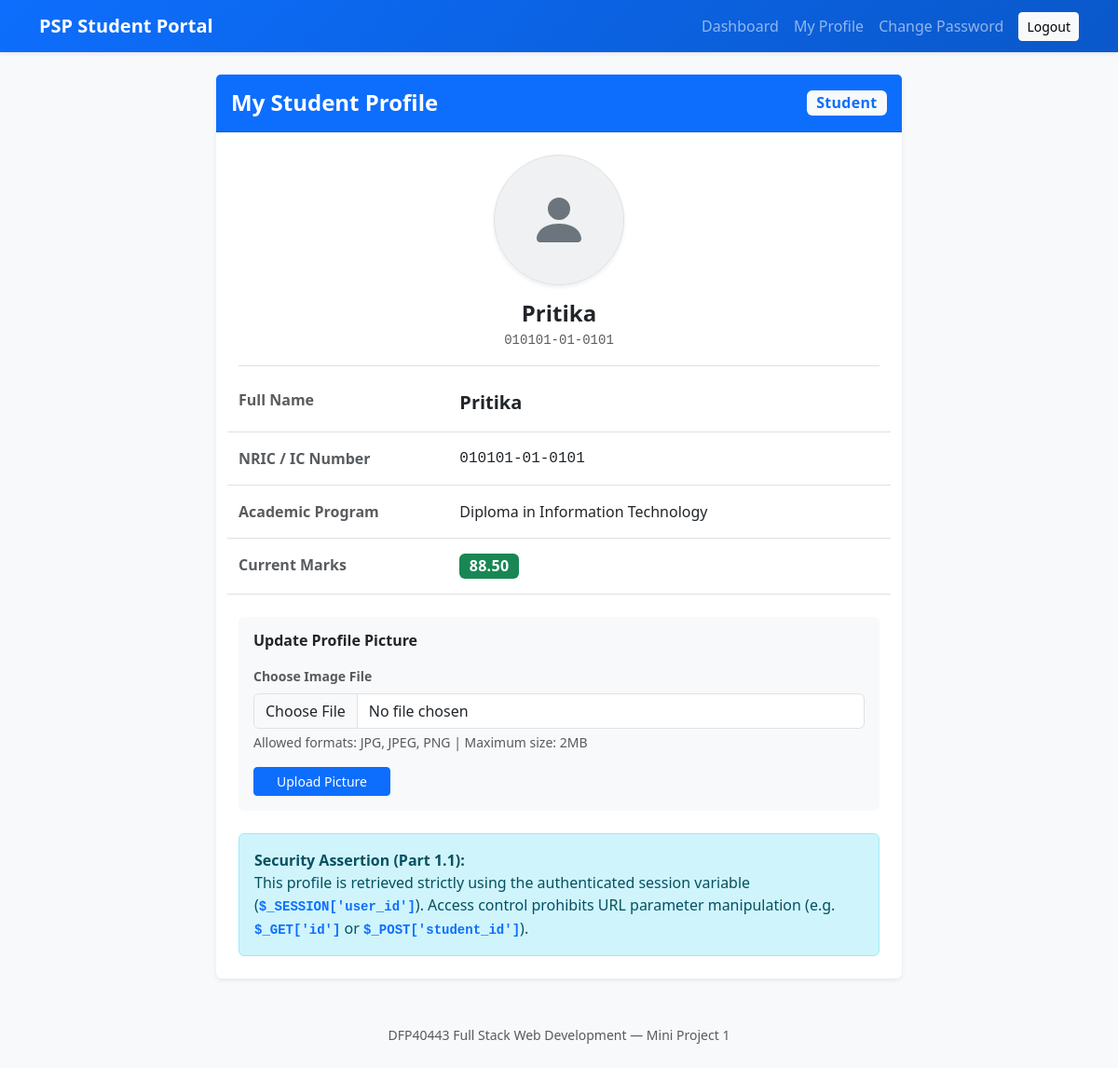
Page /public/index.php?action=profile (signed in) on the committed database.
### tables this page shows
CREATE TABLE users (
    id INT UNSIGNED AUTO_INCREMENT PRIMARY KEY,
    student_id INT UNSIGNED NULL UNIQUE,
    username VARCHAR(50) NOT NULL UNIQUE,
    password_hash VARCHAR(255) NOT NULL,
    role ENUM('student','admin') NOT NULL DEFAULT 'student',
    created_at TIMESTAMP DEFAULT CURRENT_TIMESTAMP,
    CONSTRAINT fk_users_student FOREIGN KEY (student_id) REFERENCES students(id)
        ON UPDATE CASCADE ON DELETE SET NULL
);

CREATE TABLE students (
    id INT UNSIGNED AUTO_INCREMENT PRIMARY KEY,
    name VARCHAR(100) NOT NULL,
    nric VARCHAR(20) NOT NULL UNIQUE,
    program VARCHAR(150) NOT NULL,
    marks DECIMAL(5,2) NOT NULL DEFAULT 0.00,
    profile_picture VARCHAR(255) NULL,
    created_at TIMESTAMP DEFAULT CURRENT_TIMESTAMP,
    updated_at TIMESTAMP DEFAULT CURRENT_TIMESTAMP ON UPDATE CURRENT_TIMESTAMP,
    CONSTRAINT chk_marks CHECK (marks >= 0.00 AND marks <= 100.00)
);

### controllers/ProfileController.php (called while the page is built, shortened)
<?php
require_once __DIR__ . '/../models/AuthModel.php';
class ProfileController {
    public function index(): void {
        require_once __DIR__ . '/../config/auth.php';
        $model = new AuthModel($this->pdo);
        $user = $model->findUserById(currentUserId());
        $profile = [
            'user_id' => $user['user_id'],
            'username' => $user['username'],
            'role' => ucfirst($user['role']),
            'name' => $user['name'] ?? 'System Administrator',
            'nric' => $user['nric'] ?? $user['username'],
            'program' => $user['program'] ?? 'Administrator Access (All Programs)',
            'marks' => $user['marks'] !== null ? (string)$user['marks'] : 'N/A',
            'profile_picture' => $user['profile_picture'] ?? null
        ];
        require __DIR__ . '/../views/profile/index.php';
    }
}

### config/auth.php (called while the page is built, shortened)
<?php
function currentUserId(): int {
    return (int)($_SESSION['user_id'] ?? 0);
}
function e(string $value): string {
    return htmlspecialchars($value, ENT_QUOTES, 'UTF-8');
}

### models/AuthModel.php (called while the page is built, shortened)
<?php
class AuthModel {
    public function findUserById(int $id): ?array {
        $sql = "SELECT u.id AS user_id, u.student_id, u.username, u.password_hash, u.role,
                       s.name, s.nric, s.program, s.marks, s.profile_picture
                FROM users u
                LEFT JOIN students s ON s.id = u.student_id
                WHERE u.id = :id LIMIT 1";
        $stmt = $this->pdo->prepare($sql);
        $stmt->execute(['id' => $id]);
        return $stmt->fetch() ?: null;
    }
}

### views/profile/index.php (the view, shortened to what this page needs)
<?php $pageTitle='My Profile'; require __DIR__ . '/../layouts/header.php'; ?>
<div class="row justify-content-center">
    <div class="col-lg-8">
        <div class="card border-0 shadow-sm">
            <div class="card-header bg-primary text-white py-3 d-flex justify-content-between align-items-center">
                <h3 class="mb-0 fw-bold fs-4">My Student Profile</h3>
                <span class="badge bg-light text-primary fw-bold fs-6"><?= e($profile['role']) ?></span>
            </div>
            <div class="card-body p-4">
                <div class="text-center mb-4 pb-3 border-bottom">
                    <?php if (!empty($profile['profile_picture']) && is_file(__DIR__ . '/../../public/uploads/profile/' . $profile['profile_picture'])): ?>
                        <img src="<?= BASE_URL ?>/uploads/profile/<?= e($profile['profile_picture']) ?>" alt="Profile Picture" class="rounded-circle shadow-sm border" style="width: 140px; height: 140px; object-fit: cover;">
                    <?php else: ?>
                        <div class="d-inline-flex justify-content-center align-items-center bg-secondary bg-opacity-10 text-secondary rounded-circle shadow-sm border mb-2" style="width: 140px; height: 140px;">
                            <svg xmlns="http://www.w3.org/2000/svg" width="64" height="64" fill="currentColor" class="bi bi-person-fill" viewBox="0 0 16 16">
                                <path d="M3 14s-1 0-1-1 1-4 6-4 6 3 6 4-1 1-1 1zm5-6a3 3 0 1 0 0-6 3 3 0 0 0 0 6"/>
                            </svg>
                        </div>
                    <?php endif; ?>
                    <h4 class="fw-bold mt-2 mb-0"><?= e($profile['name']) ?></h4>
                    <span class="text-muted font-monospace small"><?= e($profile['nric']) ?></span>
                </div>
                <div class="row mb-3 pb-3 border-bottom">
                    <div class="col-sm-4 text-muted fw-semibold">Full Name</div>
                    <div class="col-sm-8 fw-bold fs-5 text-dark"><?= e($profile['name']) ?></div>
                </div>
                <div class="row mb-3 pb-3 border-bottom">
                    <div class="col-sm-4 text-muted fw-semibold">NRIC / IC Number</div>
                    <div class="col-sm-8 font-monospace text-dark"><?= e($profile['nric']) ?></div>
                </div>
                <div class="row mb-3 pb-3 border-bottom">
                    <div class="col-sm-4 text-muted fw-semibold">Academic Program</div>
                    <div class="col-sm-8 text-dark"><?= e($profile['program']) ?></div>
                </div>
                <div class="row mb-3 pb-3 border-bottom">
                    <div class="col-sm-4 text-muted fw-semibold">Current Marks</div>
                    <div class="col-sm-8">
                        <span class="badge bg-success fs-6"><?= e($profile['marks']) ?></span>
                    </div>
                </div>
                <div class="card bg-light border-0 mt-4 mb-4">
                    <div class="card-body p-3">
                        <h5 class="card-title fw-bold fs-6 mb-3 text-dark">Update Profile Picture</h5>
                        <form method="POST" action="<?= BASE_URL ?>/index.php?action=upload_profile_picture" enctype="multipart/form-data">
                            <div class="mb-3">
                                <label for="profile_picture" class="form-label text-muted small fw-semibold">Choose Image File</label>
                                <input class="form-control" type="file" id="profile_picture" name="profile_picture" accept=".jpg,.jpeg,.png" required>
                                <div class="form-text text-muted small">
                                    Allowed formats: JPG, JPEG, PNG | Maximum size: 2MB
                                </div>
                            </div>
                            <button type="submit" class="btn btn-primary btn-sm px-4">Upload Picture</button>
                        </form>
                    </div>
                </div>
                <div class="alert alert-info mb-0" role="alert">
                    <div>
                        <strong>Security Assertion (Part 1.1):</strong><br>
                        This profile is retrieved strictly using the authenticated session variable (<code>$_SESSION['user_id']</code>). Access control prohibits URL parameter manipulation (e.g. <code>$_GET['id']</code> or <code>$_POST['student_id']</code>).
                    </div>
                </div>
            </div>
        </div>
    </div>
</div>
<?php require __DIR__ . '/../layouts/footer.php'; ?>

### public/css/style.css (style rules this page uses)
body { min-height: 100vh; background-color: #f4f6f9; font-family: 'Segoe UI', system-ui, -apple-system, sans-serif; }
.card { transition: transform 0.2s ease-in-out, box-shadow 0.2s ease-in-out; }
code { color: #0d6efd; font-weight: 600; }
.badge { letter-spacing: 0.3px; }

### rows in the picture
users: student.name "Pritika", student.nric "010101-01-0101", student.program "Diploma in Information Technology", student.marks "88.50"

### other values in the picture
$profile['role'] "Student"
